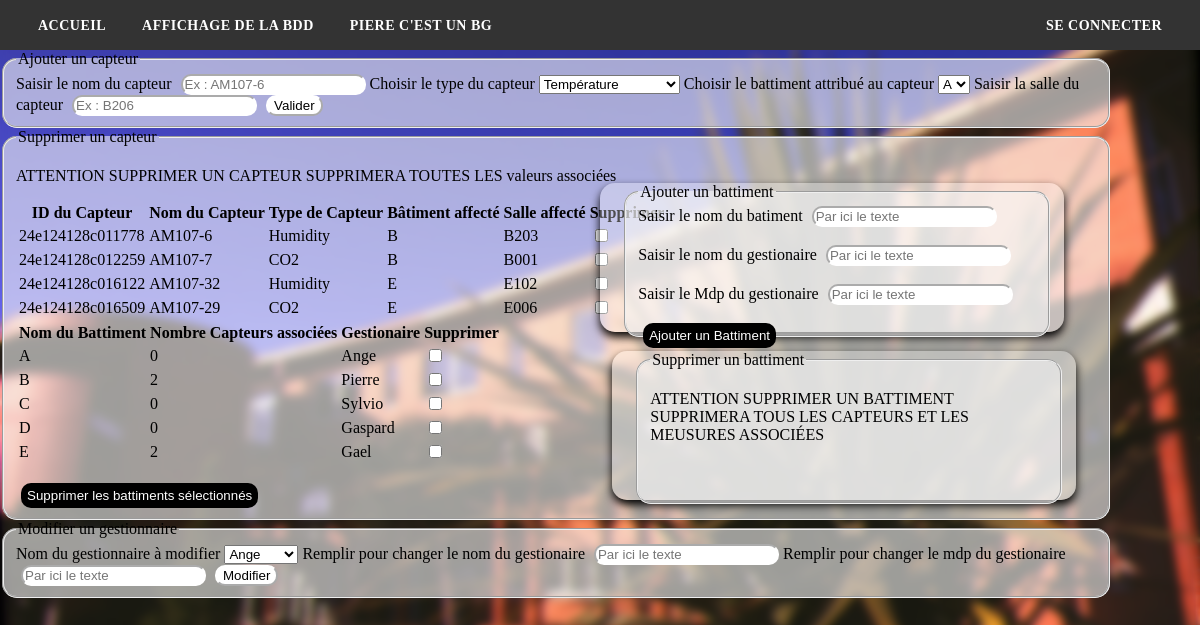
The app's page /admin.php with its own data.
### tables this page shows
CREATE TABLE `capteur` (
  `id_capteur` varchar(16) NOT NULL,
  `nom_capteur` varchar(9) NOT NULL,
  `type_capteur` varchar(20) NOT NULL,
  `Salle` varchar(4) NOT NULL,
  `id_batiment` int(1) NOT NULL
);

CREATE TABLE `batiment` (
  `id_batiment` int(1) NOT NULL,
  `nom_bat` varchar(20) NOT NULL,
  `login_gest` varchar(50) NOT NULL,
  `mdp_gest` varchar(50) NOT NULL
);

### admin.php (the view, shortened to what this page needs)
<!DOCTYPE html>
<html lang="en">
<head>
    <link rel="stylesheet" href="styles/admin.css">
</head>
<body>
    <?php require('header.php');?>
    <fieldset>
        <legend>Ajouter un capteur</legend>
        <form method="POST" action="script_admin.php">
            <label for="nom_capteur">Saisir le nom du capteur</label>
            <input type="texte" name="nom_capteur" placeholder="Ex : AM107-6" required>
            <label for="type_capteur">Choisir le type du capteur</label>
            <select name="type_capteur" required>
                <option value="temperature">Température</option>
            </select>
            <label for="nom_bat">Choisir le battiment attribué au capteur</label>
            <select name="nom_bat" required>
            <?php
                require('connexion_bdd.php');
                $requeteBattiment = mysqli_query($connexion, "SELECT nom_bat, id_batiment FROM batiment");
                while ($ligne = mysqli_fetch_assoc($requeteBattiment)) {
                    $nomBatiment = $ligne['nom_bat'];
                    $idBatiment = $ligne['id_batiment'];
                    echo '<option value="' . $idBatiment . '">' . $nomBatiment . '</option>';
                }
            ?>
            </select>
            <label for="salle_capteur">Saisir la salle du capteur</label>
            <input type="texte" name="salle_capteur" placeholder="Ex : B206" required>
            <input type="submit" name="submit_ajouter_capteur" value="Valider">
        </form>
    </fieldset>
    <fieldset>
        <legend>Supprimer un capteur</legend>
            <p>ATTENTION SUPPRIMER UN CAPTEUR SUPPRIMERA TOUTES LES valeurs associées</p>
    <form method="POST" action="script_admin.php">
  <table>
    <tr>
      <th>ID du Capteur</th>
      <th>Nom du Capteur</th>
      <th>Type de Capteur</th>
      <th>Bâtiment affecté</th>
      <th>Salle affecté</th>
      <th>Supprimer</th>
    </tr>
    <?php
    require('connexion_bdd.php');
    $sql = "SELECT capteur.*, batt.nom_bat
            FROM capteur
            INNER JOIN batiment batt ON capteur.id_batiment = batt.id_batiment";
    $ToutLesCapteurs = mysqli_query($connexion, $sql);
    while ($ligne = mysqli_fetch_assoc($ToutLesCapteurs)) {
        $idCapteur = $ligne['id_capteur'];
        $nomCapteur = $ligne['nom_capteur'];
        $typeCapteur = $ligne['type_capteur'];
        $nomBatiment = $ligne['nom_bat'];
        $Salle = $ligne['Salle'];
        echo "<tr>";
        echo "<td>" . $idCapteur . "</td>";
        echo "<td>" . $nomCapteur . "</td>";
        echo "<td>" . $typeCapteur . "</td>";
        echo "<td>" . $nomBatiment . "</td>";
        echo "<td>" . $Salle . "</td>";
        echo "<td><input type='checkbox' name='capteurs[]' value='" . $idCapteur . "'></td>";
        echo "</tr>";
    }
?>
    <div class="add_b">
        <fieldset>
            <legend>Ajouter un battiment</legend>
        <form method="POST" action="script_admin.php">
            <label for="nom_bat">Saisir le nom du batiment</label>
            <input type="texte" name="nom_bat" placeholder="Par ici le texte" required></br></br>
            <label for="login_gest">Saisir le nom du gestionaire</label>
            <input type="texte" name="login_gest" placeholder="Par ici le texte" required></br></br>
            <label for="mdp_gest">Saisir le Mdp du gestionaire</label>
            <input type="password" name="mdp_gest" placeholder="Par ici le texte" required></br></br>
            <input class="bu" type="submit" name="submit_ajouter_battiment" value="Ajouter un Battiment">
        </form>
        </fieldset>
    </div>
    <div class="del_b">
    <fieldset>
        <legend>Supprimer un battiment</legend>
            <p>ATTENTION SUPPRIMER UN BATTIMENT SUPPRIMERA TOUS LES CAPTEURS ET LES MEUSURES ASSOCIÉES </p>
    <form method="POST" action="script_admin.php">
  <table>
    <tr>
      <th>Nom du Battiment</th>
      <th>Nombre Capteurs associées</th>
      <th>Gestionaire</th>
      <th>Supprimer</th>
    </tr>
<?php
    require('connexion_bdd.php');
    $sql = "SELECT batt.nom_bat AS nom_batiment, batt.login_gest, COUNT(capteur.id_capteur) AS nombre_capteurs, batt.id_batiment
            FROM batiment batt
            LEFT JOIN capteur capteur ON batt.id_batiment = capteur.id_batiment
            GROUP BY batt.id_batiment";
    $ToutLesBattiments = mysqli_query($connexion, $sql);
    while ($ligne = mysqli_fetch_assoc($ToutLesBattiments)) {
        $id_batiment = $ligne['id_batiment'];
        $nomBatiment = $ligne['nom_batiment'];
        $nombreCapteurs = $ligne['nombre_capteurs'];
        $getionnaire = $ligne['login_gest'];
        echo "<tr>";
        echo "<td>" . $nomBatiment . "</td>";
        echo "<td>" . $nombreCapteurs . "</td>";
        echo "<td>" . $getionnaire . "</td>";
        echo "<td><input type='checkbox' name='batiment[]' value='" . $id_batiment . "'></td>";
        echo "</tr>";
    }
?>
    </table></br>
   <input class="bu" type="submit" name="submit_supprimer_batt" value="Supprimer les battiments sélectionnés">
</form>
</fieldset>
<fieldset>
    <legend>Modifier un gestionnaire</legend>
    <form method="POST" action="script_admin.php">
    <label for="id_bat">Nom du gestionnaire à modifier</label>
        <select name="id_bat" required>
        <?php
            require('connexion_bdd.php');
            $sqlgestionnaire = mysqli_query($connexion, "SELECT login_gest, id_batiment FROM batiment");
            while ($ligne = mysqli_fetch_assoc($sqlgestionnaire)) {
                $login_gest = $ligne['login_gest'];
                $idBatiment = $ligne['id_batiment'];
                echo '<option value="' . $idBatiment . '">' . $login_gest . '</option>';
            }
        ?>
        </select>
        <label for="change_login_gest">Remplir pour changer le nom du gestionaire</label>
        <input type="texte" name="change_login_gest" placeholder="Par ici le texte">
        <label for="change_mdp_gest">Remplir pour changer le mdp du gestionaire</label>
        <input type="password" name="change_mdp_gest" placeholder="Par ici le texte">
        <input type="submit" name="submit_change_gestionnaire" value="Modifier">
    </form>
</fieldset>
</body>
</html>

### header.php (shortened to what this page needs)
<nav>
	<ul>
		<li><a href="index.php">Accueil</a></li>
		<li><a href="affiche_base.php">Affichage de la BDD</a></li>
		<li><a href="#">Piere C'est un BG</a></li>
		<?php
		if (isset($_SESSION['loggedin']) && $_SESSION['loggedin'] == true) {
			echo '<li class="allign_right"><a href="admin.php">Administration</a></li>';
			echo '
			<li class="dropdown" >
			  <a href="#" class="dropbtn">' . $_SESSION['user'] . '</a>
			  <ul class="dropdown-content">
				<li><a href="logout.php">Déconnexion</a></li>
			  </ul>
			</li>';
		} else {
			echo '<li class="allign_right"><a href="sign-in.php">Se connecter</a></li>';
		}
		?>
	</ul>
</nav>

### styles/admin.css (style rules this page uses)
body { backdrop-filter: blur(5px); background-image: url("../images/bg_a.png"); background-repeat: no-repeat; background-size: 100%; padding-bottom: 5%; }
fieldset { position: relative; height: 90%; width: 90%; border-radius: 15px; background-color: rgba(245, 245, 245, 0.6); }
body .add_b { position: absolute; width: 40%; height: 40%; background-color: rgba(255, 255, 255, 0.3); top: 10%; left: 54%; padding-left: 2%; border-radius: 15px; box-shadow: 0 5px 10px black; }
body .del_b { position: absolute; width: 40%; height: 40%; background-color: rgba(255, 255, 255, 0.3); top: 55%; margin-left: 54%; padding-left: 2%; border-radius: 15px; box-shadow: 0 5px 10px black; }
form input { border-radius: 10px; background-color: white; border-color: white; margin-left: 5px; }
form .bu { background-color: black; color: white; height: 25px; border: 0px; }

### styles/style.css (style rules this page uses)
body { margin: 0; padding: 0; }
nav { background-color: #333; height: 50px; display: flex; align-items: center; justify-content: space-between; padding: 0 20px; }
nav ul { margin: 0; padding: 0; list-style: none; display: flex; align-items: center; width: 100%; }
nav li { margin : 0px 10px; }
.allign_right { margin-left: auto; }
nav a { color: #fff; text-decoration: none; font-size: 18px; font-weight: bold; text-transform: uppercase; letter-spacing: 1px; padding: 5px 10px; transition: all 0.3s ease; }
nav a:last-child { font-size: 14px; letter-spacing: 0.5px; padding: 3px 8px; }

### records on screen
capteur: id_capteur "24e124128c011778", nom_capteur "AM107-6", type_capteur "Humidity", id_batiment.nom_bat "B", Salle "B203"
capteur: id_capteur "24e124128c012259", nom_capteur "AM107-7", type_capteur "CO2", id_batiment.nom_bat "B", Salle "B001"
capteur: id_capteur "24e124128c016122", nom_capteur "AM107-32", type_capteur "Humidity", id_batiment.nom_bat "E", Salle "E102"
capteur: id_capteur "24e124128c016509", nom_capteur "AM107-29", type_capteur "CO2", id_batiment.nom_bat "E", Salle "E006"
batiment: nom_bat "A", nombreCapteurs "0", login_gest "Ange"
batiment: nom_bat "B", nombreCapteurs "2", login_gest "Pierre"
batiment: nom_bat "C", nombreCapteurs "0", login_gest "Sylvio"
batiment: nom_bat "D", nombreCapteurs "0", login_gest "Gaspard"
batiment: nom_bat "E", nombreCapteurs "2", login_gest "Gael"

### other values on screen
form field nom_bat "A"
form field id_bat "Ange"
